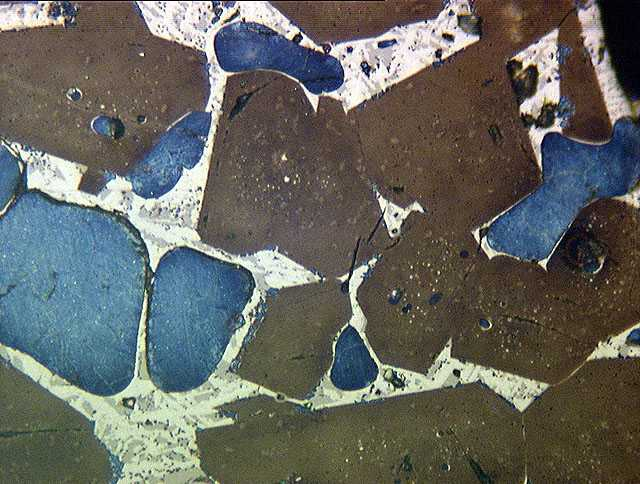
#> input picture img_002/images/img 002.jpg, 640 x 484 px
$ jupyter execute Model_Trainging.ipynb
#> lines starting #> are read from the running program, lines starting #| are printed output that depends on the picture; after the words box and inside, x2 and y2 are one past the last pixel; in counts of white or black regions, pixels touching at a corner belong together
[cell 1]
import cv2 as cv
import matplotlib.pyplot as plt
from skimage import data, color
import skimage
from skimage.transform import rescale, resize, downscale_local_mean

[cell 2]
# importing the libraries for xml file
import elementpath
import lxml.etree as etree
import lxml
import numpy as np

[cell 3]
# uploading image and reading it
img = plt.imread('images/img 002.jpg')
#> img is the input picture: shape (484, 640, 3); mean R, G, B 100.7, 102.2, 96.6
plt.imshow(img)
plt.axis("off")
plt.show()
height, width,_ = img.shape
#> height = 484; width = 640

[cell 4]
# reading the annot
root = etree.parse('annotations.xml').getroot()

[cell 5]
labels = {"Alite":0, "Belite":1, "Aluminate":2, "Ferrite":3, "Others":4}
#dictionary for label colors
colors = {"Alite":(102,102,255), "Belite":(192,192,192), "Aluminate":(64,64,64), "Ferrite":(0,0,0), "Others":(10,10,10)}
List = ["Alite", "Belite", "Aluminate", "Ferrite", "Others"]

[cell 6]
# creating a list to convert the xml file into a list
anno = []
# giving image name
img_name= "img 002.jpg"
image_name_attr = ".//image[@name='{}']".format(img_name) # img_path  = "img 002.jpg"
for image_tag in root.iterfind(image_name_attr):
    image = {}
    for key, value in image_tag.items():
        print(key,value)
        image[key] = value
    image["shapes"] = []
    for polygon_tag in image_tag.iter("polygon"):
        polygon = {"type":"polygon"}
        polygon['label'] = polygon_tag.get('label')
        polygon["points"] = polygon_tag.get("points")
        image['shapes'].append(polygon)
    anno.append(image)

anno

[cell 7]
# To create a mask of xml file
scale_factor = 1
def create_mask_file(anno):
    height = int(anno[0]["height"])
    width = int(anno[0]["width"])
#defining background
    background = np.zeros((height, width, 3), np.uint8)
    mask = np.full((height, width, 3), background, dtype=np.uint8)
    shapes = anno[0]["shapes"]
    for shape in shapes:
        points = []
        points = [tuple(map(float, p.split(','))) for p in shape['points'].split(';')]
        points = np.array([(int(p[0]), int(p[1])) for p in points])
        points = points.astype(int)
        label_color = colors[shape["label"]]
        mask = cv.drawContours(mask, [points], -1, color=(255, 255, 255), thickness=0)
        mask = cv.fillPoly(mask, [points], color=label_color)
    return mask

[cell 8]
back_gr = create_mask_file(anno)
plt.imshow(img,alpha=0.8)
plt.imshow(back_gr,cmap='Reds',alpha=0.6)
plt.show()
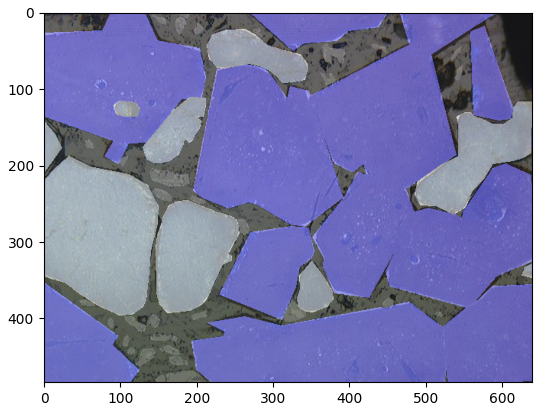
#> figure drawn by matplotlib, 1 panel

[cell 9]
# Now comes the training Part ... Are you ready?
img_tr = img.copy()

[cell 10]
grid_size = 1
xline =[]
yline = []
for i in range (100,200):
    for j in range(150,250):
        pxu = i + grid_size + 1
        pxl = i - grid_size

        pyu = j + grid_size +1
        pyl = j - grid_size

        img_tr[pxl:pxu,pyl:pyu,0] = 0
        img_tr[pxl:pxu,pyl:pyu,1] = 0
        img_tr[pxl:pxu,pyl:pyu,2] = 0
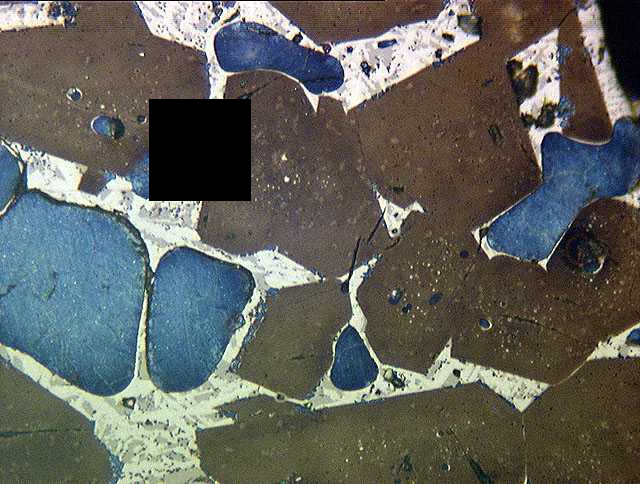
#> img_tr: shape (484, 640, 3); 3.36% of pixels changed, all inside (x1, y1, x2, y2) = (149, 99, 251, 201)
plt.imshow(img_tr)

[cell 11]
# Input
raw_pixel_range_lower,raw_pixel_range_higher = 150,200
column_pixel_range_lower,column_pixel_range_higher = 200,250

[cell 12]
imgplay = img.copy()
imgdata=[]
ylabel=[]
numbands =3
#funtion for gettin image data
#original_image = img
#image_mask = back_gr
def data_out():
    for i in range(raw_pixel_range_lower,raw_pixel_range_higher):
        for j in range (column_pixel_range_lower,column_pixel_range_higher):
            pxp = i+grid_size+1
            pxm = i-grid_size

            pyp = j+grid_size+1
            pym = j-grid_size
#            print(image_mask[i,j])
            ylabel.append(list(colors.keys())[list(colors.values()).index(tuple(back_gr[i,j]))])

            data_input = [] #if numbands > 1 then uncomment it
            flat_2 = []
            for k in range(numbands):
                flat = imgplay[pxm:pxp,pym:pyp,k].flatten()
                flat_2.append(flat)
#                print(flat)
                imgdata.append(list(flat))
                data_input = np.hstack((data_input,flat))

#    return[imgdata]
#plt.imshow(imgplay)

[cell 13]
imgplay = img.copy()
imgdata=[]
ylabel=[]
numbands =3
#funtion for gettin image data
#original_image = img
#image_mask = back_gr
def data_out():
    for i in range(raw_pixel_range_lower,raw_pixel_range_higher):
        for j in range (column_pixel_range_lower,column_pixel_range_higher):
            pxp = i+grid_size+1
            pxm = i-grid_size

            pyp = j+grid_size+1
            pym = j-grid_size
#            print(image_mask[i,j])
            ylabel.append(list(colors.keys())[list(colors.values()).index(tuple(back_gr[i,j]))])

            data_input = [] #if numbands > 1 then uncomment it
            flat_2 = []
            for k in range(numbands):
                flat = imgplay[pxm:pxp,pym:pyp,k].flatten()
#                print(flat)
#                flat_2.append(flat)
                flat_2 = flat_2 + list(flat)
            imgdata.append(flat_2)
#> after the loop, imgdata = 2500 items; ylabel = 2500 items, first 6: 'Belite', 'Belite', 'Belite', 'Belite', 'Ferrite', 'Ferrite'


    return(imgdata)
#plt.imshow(imgplay)

[cell 14]
data_out()

[cell 15]
import pandas as pd
x = pd.DataFrame(imgdata).fillna(0)
#> x = table of 2500 rows and 27 columns
y = ylabel
#> y has the same summary as ylabel in data_out

[cell 16]
x
#> Out = table of 2500 rows and 27 columns

[cell 17]
y
#> Out has the same summary as ylabel in data_out

[cell 18]
from sklearn.neural_network import MLPClassifier

[cell 19]
# model = MLPClassifier(hidden_layer_sizes=(100,),max_iter=1000,activation='relu',alpha=1e-2,learning_rate_init=1e-5).fit(x,y)
#99
model = MLPClassifier(hidden_layer_sizes=(10,2),alpha=0.01,max_iter=10000,random_state=1991).fit(x,y)#for small square in left
# [5 lines of commented-out code are left out]

[cell 20]
plt.plot(model.loss_curve_)
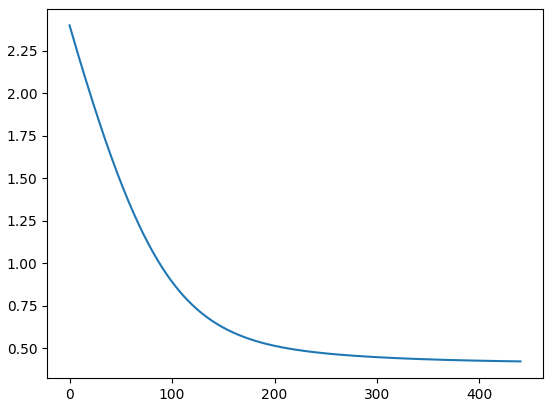
#> figure drawn by matplotlib, 1 panel; curve peaks at x = 0, y = 2.4

[cell 21]
ypred = model.predict(x)
from sklearn.metrics import classification_report
print(classification_report(y,ypred))
#|               precision    recall  f1-score   support
#|        Alite       0.87      1.00      0.93      2179
#|       Belite       0.00      0.00      0.00        22
#|      Ferrite       0.00      0.00      0.00       299
#|     accuracy                           0.87      2500
#|    macro avg       0.29      0.33      0.31      2500
#| weighted avg       0.76      0.87      0.81      2500
